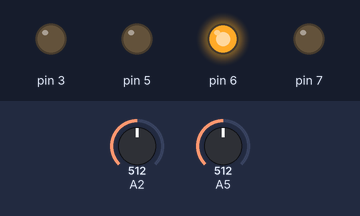
This sketch was run on a simulated Arduino Uno, built with avr-gcc and run on an emulated ATmega328P. Parts: output pins drawn as LEDs (lit = HIGH). Dashed ring = blinking. Inputs (shaded band) come from the test bench; at power-on: A5 = 512, A2 = 512.

Above: at 0.8 s.
0.9 s: A5 set to 687
2.4 s: A5 set to 707
At 2.65 s:
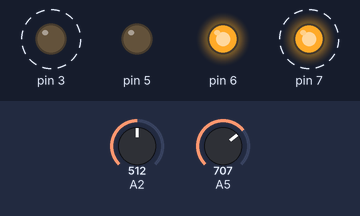
At 3.05 s:
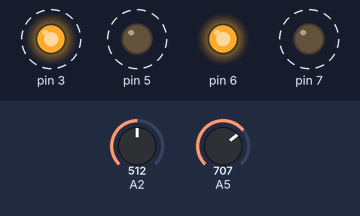
5.4 s: A2 set to 390
8.4 s: A2 set to 510
11.4 s: A2 set to 306
Timing chart, 0 to 15.4 s (numbered marks = the images above; inputs shaded):
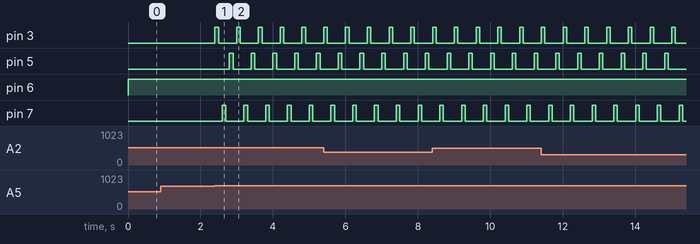

Measured:
- the behaviour switches between 700 and 701 on A5 (found by bisection; images 0 and 1)
- after the input at 0.9 s, every drawn part: stays the same
- after the input at 2.4 s, pin 3: alternates HIGH for 0.10 s and LOW for 0.50 s, starting at once; pin 5: alternates HIGH for 0.10 s and LOW for 0.50 s, starting after 0.40 s; pin 7: alternates HIGH for 0.10 s and LOW for 0.50 s, starting after 0.20 s

The sketch:

Main.ino
```cpp
#include <avr/io.h>
#include <util/delay.h>
#include "DIO.h"
#include "ADC.h"
#include "UART.h"

//mohammed abbas 202000957
int main(){

  init();//Callingthe init function
  int ADC_REG_READING;//using it as value to use  later in the itoa fuction and making it carry the value of the ADC register
  unsigned char buffer[4];//making a string that carry the values
  while(1)
  {
    v_resistor();//the variable resistor function
    LED_BUZZER();//the warning function that light up the led and buzzer
    ADC_REG_READING = Adc_ReadChannel(5);//making the int carry the read channel value
    itoa(ADC_REG_READING,buffer,10);//function that transform the integer to string
    Uart_SendString(buffer);//function  that send string to monitor
    Uart_SendString("\n");//function to make space after line


  }
}

void init(){
    v_resistor();//intializing the var resisor function
    LED_BUZZER();//intializing the led and buzzer warning function
    Uart_Init();//intializing the uart function
}

void v_resistor(void){//this function utilizes variable resistor to change the led brightness
  float reg_val;//value to carry the adc register value

  Dio_SetPinDirection('C',2,0);//setting port c pin 2 as input

  Adc_Init();//adc intialzingfunction

  reg_val = Adc_ReadChannel(2);//making res carry the adc register value


  if(reg_val>500){//function that work when volatge pass the variable resistor and the res value greater than 500


     Dio_SetPinDirection('D',6,1);//DDRD pin 6 output
    Dio_SetPortDirection('D',6,1);//Port D pin 6 output

  }
    if(reg_val<400 & reg_val>200){//if res value is less than 400 and greater than 200 and this function makes the led dim light
    Dio_SetPinDirection('D',6,0);//DDRD pin 6 work as input
    Dio_SetPortDirection('D',6,1);//PortD pin 6 work as output

    }
    if(reg_val<200 & reg_val>0){//if res value less than 200 and greater than 0 makes the led off
     Dio_SetPinDirection('D',6,0);//DDRD pin 6 input
    Dio_SetPortDirection('D',6,0);//Port D pin 6 off

}
}

void LED_BUZZER (void){//this function makes the warning function where switch act as led lights flash and buzzer work
float volt;//value to carry the adc register value
  Dio_SetPinDirection('D',3,1);//DDRD Pin 3 work as Out put
   Dio_SetPinDirection('D',7,1);//DDRD Pin 7 work as out put
   Dio_SetPinDirection('D',5,1);//DDRD Pin 5 work as Out put

  Dio_SetPinDirection('C',5,0);//DDRC Pin 5 work as input

  Adc_Init();//adc intialization function

  volt = Adc_ReadChannel(5);//Making the volt carry the adc reg value


  if(volt>700){//Function that run when volt passes through the switch and make the flash and buzzer work


   Dio_SetPortDirection('D',3,1);//PORTD pin 3 output
   _delay_ms(100);//delay function
   Dio_SetPortDirection('D',3,0);//PORTD pin 3 input
   _delay_ms(100);//delay function
   Dio_SetPortDirection('D',7,1);//PORTD pin 7 output
  _delay_ms(100);//delay function
  Dio_SetPortDirection('D',7,0);//PORTD pin 7 input
   _delay_ms(100);//delay function
  Dio_SetPortDirection('D',5,1);//PORTD pin 5 output
  _delay_ms(100);//delay function
  Dio_SetPortDirection('D',5,0);//PORTD pin 5 input
   _delay_ms(100);//delay function
  //This function makes led flash and buzze make warning

  }
    else

    Dio_SetPortDirection('D',3,0);//PORTD pin 3 input
    Dio_SetPortDirection('D',7,0);//PORTD pin 7 input
     Dio_SetPortDirection('D',5,0);//PORTD pin 5 input
 //this function turns off the warning
}
```

ADC.h
```cpp
#ifndef ADC_h
#define ADC_h
void Adc_Init(void);
unsigned short Adc_ReadChannel(unsigned char ch);
#endif
```

ADC.ino
```cpp
#include <avr/io.h>
#include "ADC.h"
#if !defined(AVR_ATmega328P)

void Adc_Init(void)
{
    // AREF = AVcc
    //ADMUX = (1<<REFS0);

    // ADC Enable and prescaler of 128
    // 16000000/128 = 125000

    ADCSRA = (1<<ADEN)|(1<<ADPS2)|(1<<ADPS1)|(1<<ADPS0);
}

unsigned short Adc_ReadChannel(unsigned char ch)
{

  // select the corresponding channel 0~7
  // ANDing with ’7′ will always keep the value
  // of ‘ch’ between 0 and 7
  ch &= 0b00000111;  // AND operation with 7
  ADMUX = (ADMUX & 0xF8)|ch; // clears the bottom 3 bits before ORing

  // start single convertion
  // write ’1′ to ADSC
  ADCSRA |= (1<<ADSC);

  // wait for conversion to complete
  // ADSC becomes ’0′ again
  // till then, run loop continuously
  while(ADCSRA & (1<<ADSC));

  return (ADC);

}
#endif
```

UART.h
```cpp
#ifndef UART_h
#define UART_h
void Uart_SetBaudRate(unsigned short BuadRate);
void Uart_Init();
void sent_uartdata(char data);
char recieve_uartdata();
void Uart_SendString(const char DataString[]);
#endif
```

UART.ino
```cpp
#include <avr/io.h>
#include <util/delay.h>
#define _BV(bit) (1 << (bit))
#define bit_is_set(sfr, bit) (_SFR_BYTE(sfr) & _BV(bit))
#define bit_is_clear(sfr, bit) (!(_SFR_BYTE(sfr) & _BV(bit)))
#define loop_until_bit_is_set(sfr, bit) do { } while (bit_is_clear(sfr, bit))
#define loop_until_bit_is_clear(sfr, bit) do { } while (bit_is_set(sfr, bit))
#include "uart.h"


void Uart_SetBaudRate(unsigned short BuadRate)
{
    unsigned short UBBR = ( (F_CPU / 16) /  BuadRate ) - 1;
    UBRR0L = (UBBR & 0xFF);//use all 8 bits in LOW
    UBRR0H = (( UBBR >> 8 ) & 0xFF);//use last 2 bits of HIGH to have a toatal of 10 bits
}

void Uart_Init(){
  UCSR0B=UCSR0B| (1<<3); //or (1<<TXEN0) enable transmission
  UCSR0B=UCSR0B| (1<<4); //or (1<<RXEN0) reciever enable
  UCSR0C= UCSR0C &~ (1<<6);
  UCSR0C= UCSR0C |(1<<1) |(1<<2); //OR (3<<1) OR REGISTOR NAME
  UCSR0C = (1 << UCSZ01) | (1 << UCSZ00);


}

void sent_uartdata(char data){
  while(UCSR0A & (1<<UDRE0)==0){// wait till write buffer is empty

  }
  UDR0= data;
}

char recieve_uartdata(){
  while ( ! (UCSR0A & ( 1 << RXC0)) );
    return UDR0;// wait for data to be recieved
}

void Uart_SendString(const char DataString[]){
    int i;
    for (i=0; DataString[i]; i++)
    {
        Uart_SendString(DataString[i]);
    }
}
```

DIO.h
```cpp
#ifndef DIO_h
#define DIO_h
void Dio_SetPinDirection(unsigned char DDRX, unsigned char Pin,unsigned char Direction);
unsigned char Dio_GetPinState(unsigned char Port,unsigned char pin);
void Dio_SetPortDirection(unsigned char PORTX, unsigned char Pin,unsigned char Direction);
#endif
```

DIO.ino
```cpp
#include <avr/io.h>

#define SetBit(Reg,Pin) (Reg |= (1<<Pin))//Function that accesses regsiter and sets the pin
#define ClearBit(Reg,Pin) (Reg &=~ (1<<Pin))//Function that clears the pin in the register
#define ToggleBit(Reg,Pin) (Reg ^= (1<<Pin))//Change the pin the the register if its 0 to 1 or 1 to 0
#define GetBit(Reg,Pin) (Reg&(1<<Pin))//function to get the value on the pin of the register
#include "dio.h"

void Dio_SetPinDirection(unsigned char DDRX, unsigned char Pin,unsigned char Direction){//function takes values for DDR, pin in the DDR, either output or input
  switch (DDRX)//switch cas function
  {

       case 'B'://registor B (DDRB)
    if (Direction == 1)//1==output
    {
      SetBit(DDRB,Pin);//set DDRB and Pin number

    }
    else{
      ClearBit(DDRB,Pin);    //clear Pin and DDRB

    }
    break;
        case 'C':// DDRC
    if (Direction == 1)//output
    {
      SetBit(DDRC,Pin); //set DDRC and Pin number

    }
    else{
      ClearBit(DDRC,Pin);//clear Pin and DDRC

    }
    break;
        case 'D'://DDRD
    if (Direction == 1)//output
    {
      SetBit(DDRD,Pin); //set DDRD and Pin number

    }
    else{
      ClearBit(DDRD,Pin);//clear Pin and DDRD

    }
    break;//once condition ends it will break out of the IF condition
}
}
unsigned char Dio_GetPinState(unsigned char Port,unsigned char pin){//function to read port and pin values
  int BitValue;
  switch(Port){//swicth case

    case 'B':
    BitValue = GetBit(PORTB,pin);//shows if PORT B is output or input
    break;
    case 'C':
    BitValue = GetBit(PORTC,pin);//shows if PORT C is output or input
    break;
    case 'D':
    BitValue = GetBit(PORTD,pin);//shows if PORT D is output or input
    break;
  }
  return BitValue;
}
void Dio_SetPortDirection(unsigned char PORTX, unsigned char Pin,unsigned char Direction){//function takes the values for the Port, pin in the Port, output or input
  switch (PORTX)
  {

       case 'B':
    if (Direction == 1)//Setting port as output
    {
      SetBit(PORTB,Pin);//Setting Port B and pin number as output

    }
    else{
      ClearBit(PORTB,Pin);//Clear Port B and Pin number

    }
    break;
        case 'C':
    if (Direction == 1)
    {
      SetBit(PORTC,Pin); //Setting Port C and pin number as output

    }
    else{
      ClearBit(PORTC,Pin); //Clear Port C and Pin number

    }
    break;
        case 'D':
    if (Direction == 1)
    {
      SetBit(PORTD,Pin);//Setting PortD and pin number as output

    }
    else{
      ClearBit(PORTD,Pin); //Clear PortD and Pin number

    }
    break;
}
}
```
